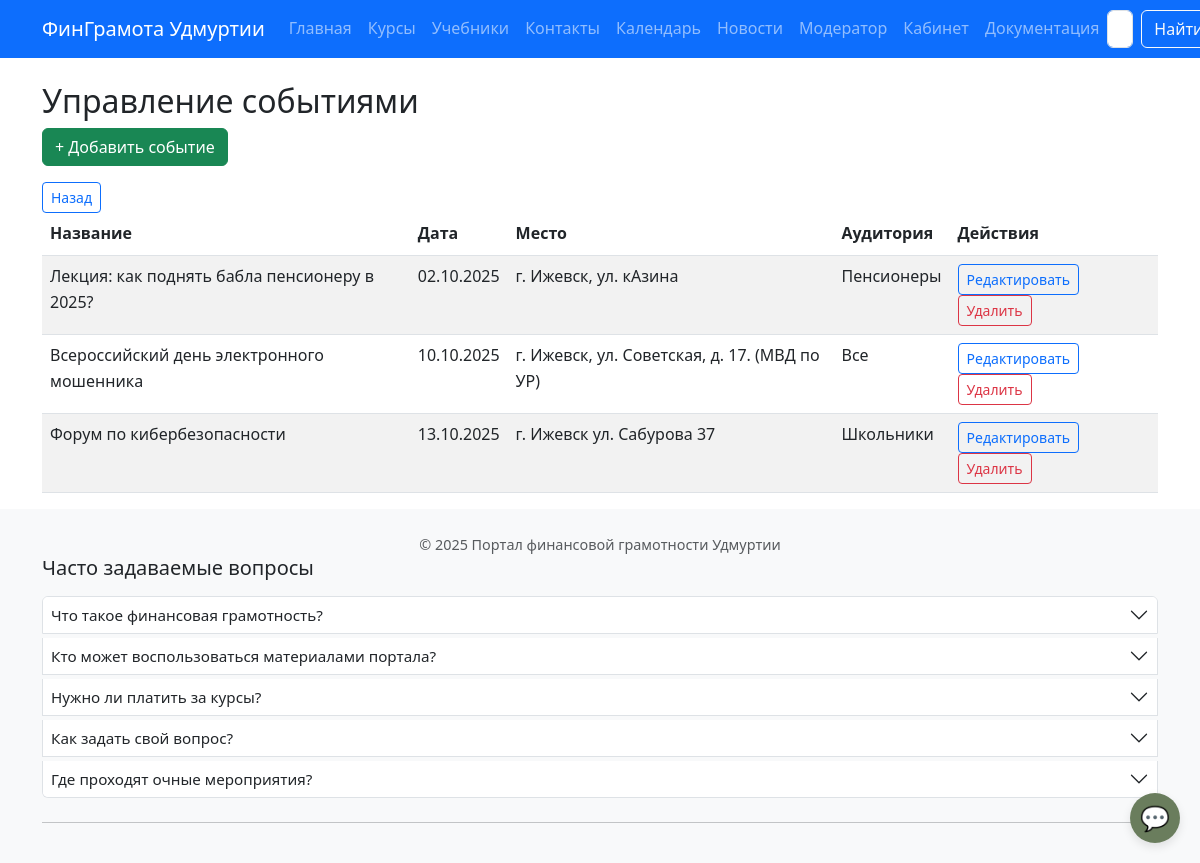
The app's page /moderator/events/ (signed in), older data.
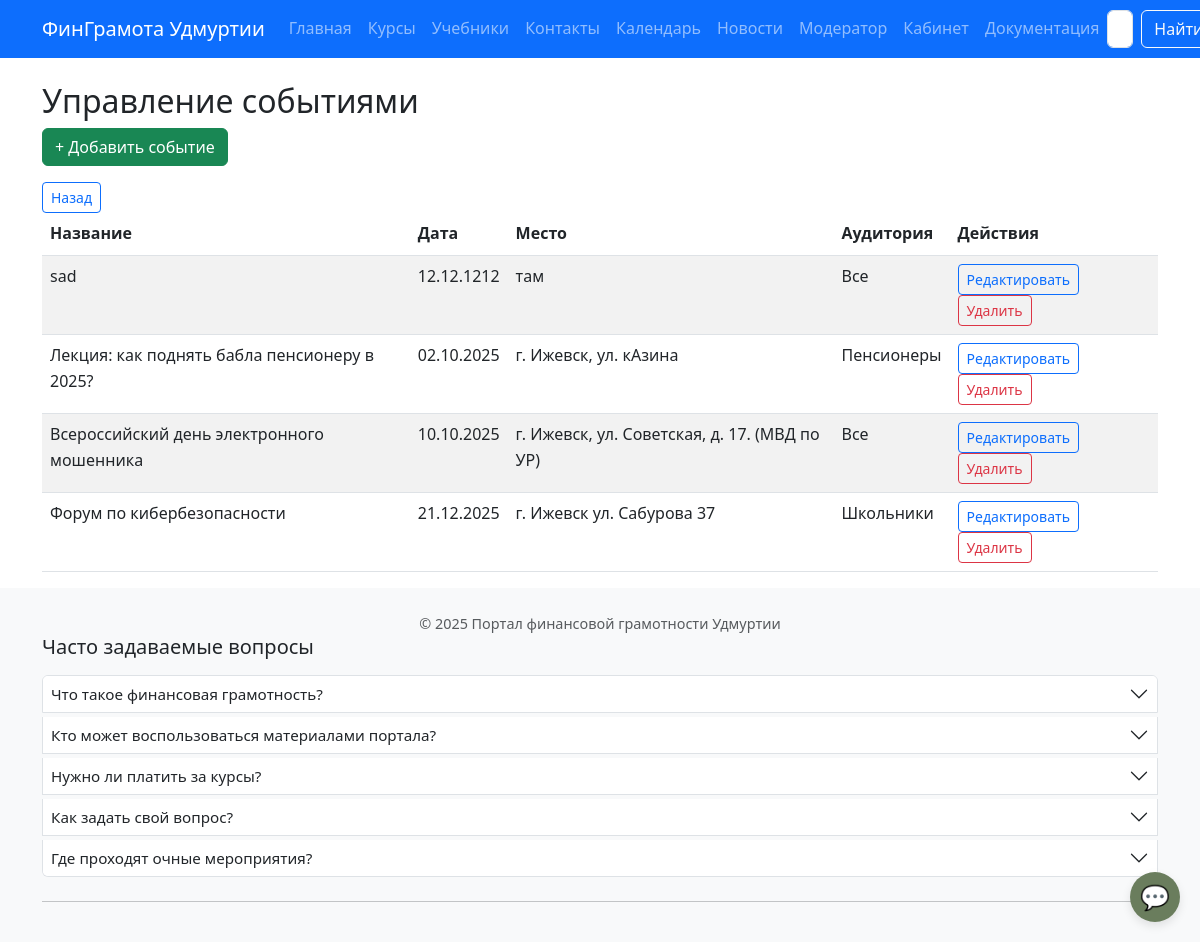
The same page, newer data.
### core/models.py (models this page shows, shortened)
class Event(models.Model):
    title = models.CharField(max_length=200)
    description = models.TextField()
    date = models.DateField()
    location = models.CharField(max_length=200)
    audience = models.CharField(max_length=50, choices=AUDIENCE_CHOICES, default='все')

### core/views.py (the view)
# urls.py: path('moderator/events/', views.event_moderator_list, name='event_moderator_list'),
@user_passes_test(is_moderator, login_url='/login/')
def event_moderator_list(request):
    events = Event.objects.all().order_by('date')
    return render(request, 'core/event_moderator_list.html', {'event_list': events})

### core/views.py (called while the page is built)
def is_moderator(user):
    return user.is_authenticated and user.is_moderator

### templates/core/event_moderator_list.html
{% extends 'base.html' %}
{% load static %}
{% block content %}
<h2>Управление событиями</h2>
<a href="{% url 'core:event_create' %}" class="btn btn-success mb-3">+ Добавить событие</a>
<div>
  <a href="{% url 'core:moderator_dashboard' %}" class="btn btn-sm btn-outline-primary">Назад</a>
</div>
<div class="table-responsive">
  <table class="table table-striped">
    <thead>
      <tr>
        <th>Название</th>
        <th>Дата</th>
        <th>Место</th>
        <th>Аудитория</th>
        <th>Действия</th>
      </tr>
    </thead>
    <tbody>
      {% for item in event_list %}
        <tr>
          <td>{{ item.title }}</td>
          <td>{{ item.date|date:"d.m.Y" }}</td>
          <td>{{ item.location }}</td>
          <td>{{ item.get_audience_display }}</td>
          <td>
            <a href="{% url 'core:event_edit' item.id %}" class="btn btn-sm btn-outline-primary">Редактировать</a>
            <a href="{% url 'core:event_delete' item.id %}" class="btn btn-sm btn-outline-danger">Удалить</a>
          </td>
        </tr>
      {% empty %}
        <tr><td colspan="5" class="text-center">Событий нет</td></tr>
      {% endfor %}
    </tbody>
  </table>
</div>
{% endblock %}

Row changes from the older to the newer data that the page shows:
added Event: title "sad", date "12.12.1212", location "там", audience "Все"
changed Event "Форум по кибербезопасности": date "13.10.2025" → "21.12.2025"
